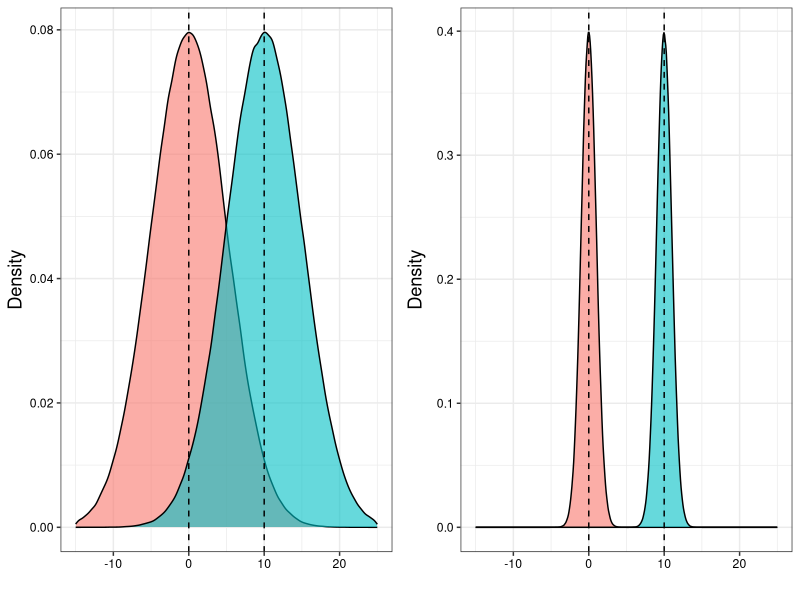

Write R code to recreate this figure.
# curve(dnorm(x, mean=0, sd=10), col="blue", lwd=2, yaxt="n", xlim=c(-35,45))
# curve(dnorm(x, mean=10, sd=10), col="red", lwd=2, yaxt="n", xlim=c(-35,45), add=T)
# 
# curve(dnorm(x, mean=0, sd=1), col="blue", lwd=2, yaxt="n", xlim=c(-5,15))
# curve(dnorm(x, mean=10, sd=1), col="red", lwd=2, yaxt="n", xlim=c(-5,15), add=T)

library(magrittr)
library(tidyr)
library(ggplot2)

df <- data.frame(
  x1 = rnorm(1e6, mean=0, sd=5),
  x2 = rnorm(1e6, mean=10, sd=5)
) %>% gather()

p1 <- ggplot(df, aes(x=value, fill=key)) +
  geom_density(alpha=0.6) +
  lims(x=c(-15,25)) +
  geom_vline(xintercept=0, linetype="dashed") +
  geom_vline(xintercept=10, linetype="dashed") +
  labs(x="", y="Density") +
  theme_bw() + 
  theme(
    legend.position = "none",
    axis.text = element_text(color="black"),
    axis.title = element_text(size=rel(1.2))
  )

df <- data.frame(
  x1 = rnorm(1e6, mean=0, sd=1),
  x2 = rnorm(1e6, mean=10, sd=1)
) %>% gather()

p2 <- ggplot(df, aes(x=value, fill=key)) +
  geom_density(alpha=0.6) +
  lims(x=c(-15,25)) +
  labs(x="", y="Density") +
  theme_bw() + 
  geom_vline(xintercept=0, linetype="dashed") +
  geom_vline(xintercept=10, linetype="dashed") +
  theme(
    legend.position = "none",
    axis.text = element_text(color="black"),
    axis.title = element_text(size=rel(1.2))
  )

p <- cowplot::plot_grid(p1,p2, align = "v", nrow = 1)

pdf(file="/Users/ricard/thesis/ricard_thesis/Chapter2/Figs/rnorm.pdf", width = 10, height = 5)
print(p)
dev.off()